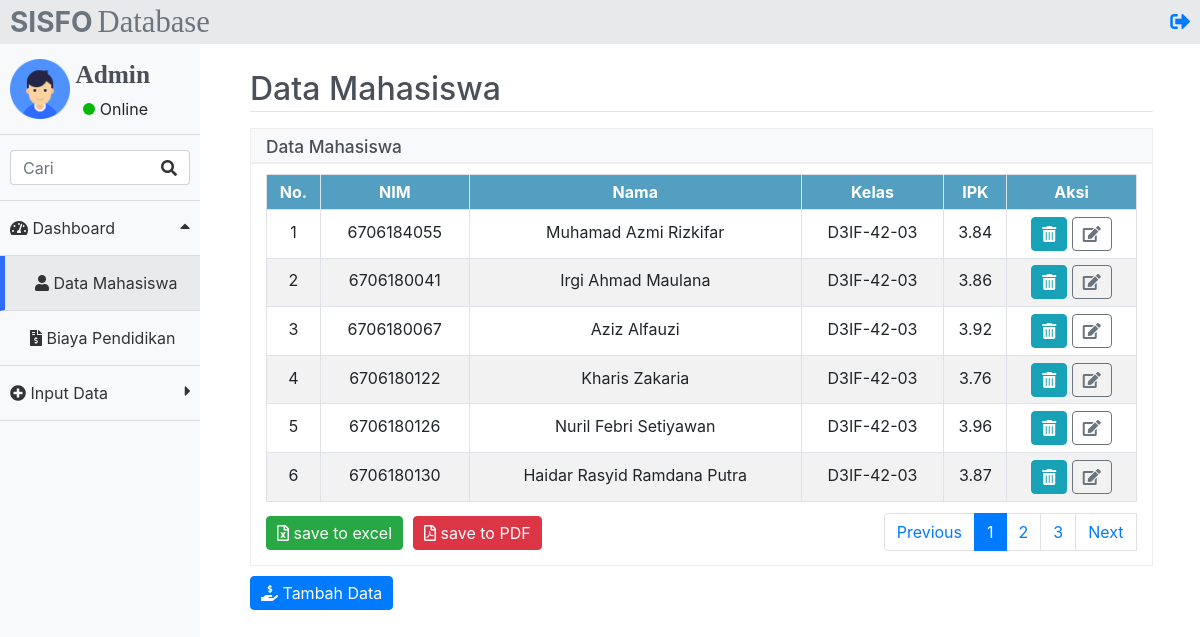
The app's page /index.php (signed in) with its own data.
### tables this page shows
CREATE TABLE `mahasiswa` (
  `id` int(11) NOT NULL,
  `nim` char(10) NOT NULL,
  `nama` varchar(100) NOT NULL,
  `kelas` varchar(10) NOT NULL,
  `nilai` varchar(30) NOT NULL
);

### function/functions.php (called while the page is built, shortened)
<?php
    $koneksi = mysqli_connect("localhost", "root", "", "chevalier");
    function query($query) {
        global $koneksi;
        $result = mysqli_query($koneksi, $query);
        $rows = [];
        while( $row = mysqli_fetch_assoc($result) ) {
            $rows[] = $row;
        }
        return $rows;
    }
?>

### index.php (the view, shortened to what this page needs)
<?php
require 'function/functions.php';
$jumlahDataPerHalaman = 6;
$jumlahData = count(query("SELECT * FROM mahasiswa"));
$jumlahHalaman = ceil($jumlahData / $jumlahDataPerHalaman);
$halamanAktif = (isset($_GET["halaman"])) ? $_GET["halaman"] : 1;
$awalData = ($jumlahDataPerHalaman * $halamanAktif) - $jumlahDataPerHalaman;
$mahasiswa = query("SELECT * FROM mahasiswa LIMIT $awalData, $jumlahDataPerHalaman");
?>
<!DOCTYPE html>
<html lang="en">
<head>
    <link rel="stylesheet" href="css/bootstrap.css">
    <link rel="stylesheet" href="css/bootstrap.min.css">
    <link rel="stylesheet" href="css/bootstrap-reboot.min.css">
    <link rel="stylesheet" href="https://use.fontawesome.com/releases/v5.6.3/css/all.css"
>
    <link rel="stylesheet" href="css/styler.css?v=1.0">
</head>
<body>
    <div class="header">
        <h3 class="text-secondary font-weight-bold float-left logo">SISFO</h3>
        <h3 class="text-secondary float-left logo2">Database</h3>
        <a href="logout.php" class="float-right log"><i class="fas fa-sign-out-alt"></i></a>
    </div>
    <div class="sidebar">
        <nav>
            <ul>
                <li>
                    <img src="img/profile.png" class="img-fluid profile" width="60px">
                    <h5 class="admin float-right">Admin</h5>
                    <div class="online">
                        <p class="float-right ontext">Online</p>
                        <div class="on float-right"></div>
                    </div>
                </li>
                <li>
                    <div class="input-group">
                        <input type="text" name="cari" class="form-control border-right-0 cari" id="keyword" placeholder="Cari">
                        <div class="input-group-append">
                            <span class="input-group-text bg-white border-left-0 icone"><i class="fa fa-search"></i></span>
                        </div>
                    </div>
                </li>
                <li class="klik" id="flip" style="cursor:pointer;">
                    <div>
                        <span class="fas fa-tachometer-alt"></span>
                        <span>Dashboard</span>
                        <i class="fas fa-caret-up float-right" style="line-height: 20px;"></i>
                    </div>
                </li>
                <a href="index.php" class="linkAktif">
                    <li id="panel" class="aktif" style="border-left: 5px solid #306bff;">
                        <div style="margin-left: 20px;">
                            <span><i class="fa fa-user"></i></span>
                            <span>Data Mahasiswa</span>
                        </div>
                    </li>
                </a>
                <a href="biaya.php" class="linkAktif">
                    <li id="panel2">
                        <div style="margin-left: 20px;">
                            <span><i class="fas fa-file-invoice-dollar"></i></span>
                            <span>Biaya Pendidikan</span>
                        </div>
                    </li>
                </a>
                <li class="klik2" id="flip2" style="cursor:pointer;">
                    <div>
                        <span class="fas fa-plus-circle"></span>
                        <span>Input Data</span>
                        <i class="fas fa-caret-right float-right" style="line-height: 20px;"></i>
                    </div>
                </li>
            </ul>
        </nav>
    </div>
    <div class="main-content">
        <div class="konten">
            <div class="konten_dalem">
                <h2 class="head" style="color: #4b4f58;">Data Mahasiswa</h2>
                <hr style="margin-top: -5px;">
                <div class="headline">
                    <h5>Data Mahasiswa</h5>
                </div>
                <div class="container" id="container">
                    <div class="row">
                        <div class="col-lg-12">
                            <div class="table-responsive">
                                <table class="table table-sm table-hover table-striped table-bordered">
                                    <tr>
                                        <th>No.</th>
                                        <th>NIM</th>
                                        <th>Nama</th>
                                        <th>Kelas</th>
                                        <th>IPK</th>
                                        <th>Aksi</th>
                                    </tr>
                                    <?php $i = 1; ?>
                                    <?php foreach ($mahasiswa as $row) : ?>
                                    <tr class="show" id="<?= $row["id"]; ?>">
                                        <td><?= $i; ?></td>
                                        <td data-target="nim"><?= $row["nim"]; ?></td>
                                        <td data-target="nama"><?= $row["nama"]; ?></td>
                                        <td data-target="kelas"><?= $row["kelas"]; ?></td>
                                        <td data-target="nilai"><?= $row["nilai"]; ?></td>
                                        <td>
                                            <a href="#" id="<?= $row["id"] ;?>" class="btn btn-info delete"><i class="fas fa-trash-alt"></i></a>
                                            <a href="#" data-role="update" data-id="<?= $row["id"] ;?>" class="btn btn-outline-secondary" id="openBtn"><i class="fas fa-edit"></i></a>
                                        </td>
                                    </tr>
                                    <?php $i++ ?>
                                    <?php endforeach; ?>
                                </table>
                            </div>
                        </div>
                    </div>
                    <div class="panel-footer">
                        <nav class="float-right page">
                            <ul class="pagination">
                                <?php if ($halamanAktif > 1) : ?>
                                <li class="page-item">
                                    <a href="?halaman=<?= $halamanAktif - 1 ?>" class="page-link">Previous</a>
                                </li>
                                <?php else : ?>
                                <li class="page-item">
                                    <div class="page-link">Previous</div>
                                </li>
                                <?php endif; ?>
                                <?php for ($i = 1; $i <= $jumlahHalaman; $i++) : ?>
                                    <?php if ($i == $halamanAktif) : ?>
                                    <li class="page-item active" aria-current="page">
                                        <a class="page-link" href="?halaman=<?= $i; ?>"><?= $i; ?></a>
                                    </li>
                                    <?php else : ?>
                                    <li class="page-item" aria-current="page">
                                        <a class="page-link" href="?halaman=<?= $i; ?>"><?= $i; ?></a>
                                    </li>
                                    <?php endif; ?>
                                <?php endfor; ?>
                                <?php if ($halamanAktif < $jumlahHalaman) : ?>
                                <li>
                                    <a href="?halaman=<?= $halamanAktif + 1 ?>" class="page-link" href="#">Next</a>
                                </li>
                                <?php else : ?>
                                <li class="page-item">
                                    <div class="page-link">Next</div>
                                </li>
                                <?php endif; ?>
                            </ul>
                        </nav>
                    </div>
                    <form action="export/excel.php" method="post">
                        <button type="submit" name="excel" class="btn btn-success export float-left"><i class="far fa-file-excel"></i>
                            save to excel</button>
                    </form>
                    <form action="export/pdf.php" method="post">
                        <button type="submit" name="pdf" class="btn btn-danger export pdf"><i class="far fa-file-pdf"></i> save
                            to PDF</button>
                    </form>
                </div>
            </div>
            <button type="button" class="btn btn-primary btn2" data-toggle="modal" data-target="#exampleModalCenter">
            <i class=" fas fa-hand-holding-usd"></i> Tambah Data</button>
        </div>
    </div>
</body>
</html>

### css/styler.css (style rules this page uses)
* { padding: 0; margin: 0; box-sizing: border-box; }
html, body { height: 100%; }
.header { position: absolute; height: 44px; width: 100%; background: #e7e9ea; z-index: 4; }
h3.logo { line-height: 44px; margin-left: 10px; }
.logo2 { line-height: 44px; margin-left: 5px; font-size: 23pt; font-family: nyala; }
.sidebar { position: absolute; width: 100%; background: #f8f9fa; height: 100%; z-index: 3; padding-top: 44px; }
.konten_dalem { width: 95%; }
.aktif { background: #e9eaeb; }
span { color: #333; }
.sidebar ul { list-style: none; padding: 0; margin: 0; }
.sidebar ul li { padding: 15px 10px; cursor: pointer; border-bottom: 1px solid rgb(221, 219, 219); }
.sidebar ul li i { color: #333; }
.main-content { padding-top: 50px; }
.cari { height: 35px; }
.log { font-size: 15pt; line-height: 44px; margin-right: 10px; }
div.konten { margin-left: 50px; margin-top: 20px; }
th { background: #529fc1; color: #fff; padding: 5px; text-align: center; }
td { line-height: 35px; text-align: center; }
.btn { padding: 4px 10px; margin: 2px 0; }
.btn2 { margin-top: 10px; }
.export { margin-top: -2px; margin-bottom: 15px; }
.pdf { margin-left: 10px; }
.page { margin-top: -5px; }
.container { border: 1px solid rgb(238, 236, 236); max-width: 100%; }
.headline { height: 35px; background: #f8f9fa; border: 1px solid rgb(238, 236, 236); }
.headline h5 { font-size: 13pt; line-height: 35px; margin-left: 15px; color: #4b4f58; }
.row { margin-top: 10px; }
.admin { font-size: 19pt; font-weight: bold; font-family: nyala; margin-right: 40px; color: #4b4f58; }
.online { font-size: 12pt; margin-right: 42px; }
.on { width: 12px; height: 12px; border-radius: 50%; background: rgb(7, 184, 7); margin-top: -16px; }
.ontext { margin-top: -22px; margin-left: 5px; }
.profile { transition: 1.2s; }
@media screen and (min-width: 600px) { .sidebar { width: 80px; } }
@media screen and (min-width: 600px) { .sidebar ul li span:nth-child(2) { display: none; } }
@media screen and (min-width: 600px) { .sidebar ul li { text-align: center; } }
@media screen and (min-width: 600px) { .sidebar ul li i { font-size: 26px; } }
@media screen and (min-width: 600px) { .main-content { margin-left: 80px; } }
@media screen and (min-width: 1000px) { .sidebar { width: 200px; } }
@media screen and (min-width: 1000px) { .sidebar ul li { text-align: left; } }
@media screen and (min-width: 1000px) { .sidebar ul li span:nth-child(2) { display: inline; } }
@media screen and (min-width: 1000px) { .sidebar ul li i { font-size: 16px; } }
@media screen and (min-width: 1000px) { .main-content { margin-left: 200px; } }

### records on screen
mahasiswa: nim "6706184055", nama "Muhamad Azmi Rizkifar", kelas "D3IF-42-03", nilai "3.84"
mahasiswa: nim "6706180041", nama "Irgi Ahmad Maulana", kelas "D3IF-42-03", nilai "3.86"
mahasiswa: nim "6706180067", nama "Aziz Alfauzi", kelas "D3IF-42-03", nilai "3.92"
mahasiswa: nim "6706180122", nama "Kharis Zakaria", kelas "D3IF-42-03", nilai "3.76"
mahasiswa: nim "6706180126", nama "Nuril Febri Setiyawan", kelas "D3IF-42-03", nilai "3.96"
mahasiswa: nim "6706180130", nama "Haidar Rasyid Ramdana Putra", kelas "D3IF-42-03", nilai "3.87"
